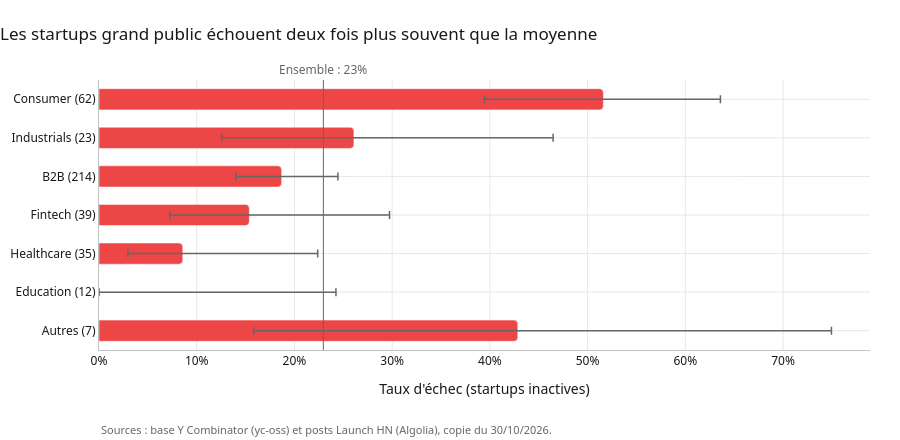

Here is the notebook cell this chart was saved with:
### Markdown cell above
Le statut, dont dépend l'échec, ne manque jamais, aucune startup n'apparaît deux fois et toutes les
promotions sont reconnues. Les seuls trous concernent la taille d'équipe (3 % des startups, qui ne
peuvent alors être classées en croissance que par leur stade) et la région (1 %, regroupées en
« Non renseigné »).

### 2.3 Taux d'échec par secteur et par région

Chaque barre donne la part de startups inactives et son intervalle de confiance à 95 % (Wilson) ;
l'effectif est entre parenthèses, et les secteurs de moins de 10 startups sont regroupés en
« Autres ».

### Code cell
taux_secteur = analyse.taux_echec(etude, "secteur")
graphiques.barres_taux(
    taux_secteur, "Les startups grand public échouent deux fois plus souvent que la moyenne"
)

### Figure 1 — Plotly figure (JSON) as saved in the notebook; plotly's stock layout.template omitted (floating-point values rounded to 4 significant figures)
{"data": [{"customdata": [[32.0, 62.0, 0.3945, 0.6359], [6.0, 23.0, 0.1255, 0.4647], [40.0, 214.0, 0.1404, 0.2445], [6.0, 39.0, 0.07247, 0.2973], [3.0, 35.0, 0.02958, 0.2238], [0.0, 12.0, 0.0, 0.2425], [3.0, 7.0, 0.1582, 0.7495]], "error_x": {"array": [0.1198, 0.2038, 0.05758, 0.1434, 0.1381, 0.2425, 0.321], "arrayminus": [0.1217, 0.1354, 0.04654, 0.08137, 0.05613, 0.0, 0.2704], "color": "#666666", "thickness": 1.5, "width": 4}, "hovertemplate": "%{y} : %{x:.0%} d'échecs (%{customdata[0]} sur %{customdata[1]})<br>Intervalle à 95 % : %{customdata[2]:.0%} à %{customdata[3]:.0%}<extra></extra>", "legendgroup": "", "marker": {"color": "#ec4647", "pattern": {"shape": ""}}, "name": "", "orientation": "h", "showlegend": false, "textposition": "auto", "type": "bar", "x": [0.5161, 0.2609, 0.1869, 0.1538, 0.08571, 0.0, 0.4286], "xaxis": "x", "y": ["Consumer (62)", "Industrials (23)", "B2B (214)", "Fintech (39)", "Healthcare (35)", "Education (12)", "Autres (7)"], "yaxis": "y"}], "layout": {"annotations": [{"font": {"color": "#666666"}, "showarrow": false, "text": "Ensemble : 23%", "x": 0.2296, "xanchor": "center", "xref": "x", "y": 1, "yanchor": "bottom", "yref": "y domain"}, {"font": {"color": "#666666", "size": 11}, "showarrow": false, "text": "Sources : base Y Combinator (yc-oss) et posts Launch HN (Algolia), copie du 30/10/2026.", "x": 0, "xanchor": "left", "xref": "paper", "y": 0, "yanchor": "top", "yref": "paper", "yshift": -70}], "barcornerradius": 4, "bargap": 0.45, "barmode": "relative", "font": {"color": "#191919", "family": "system-ui, -apple-system, Segoe UI, sans-serif"}, "height": 440, "hoverlabel": {"bgcolor": "white"}, "legend": {"tracegroupgap": 0}, "margin": {"b": 90, "l": 10, "r": 30, "t": 80}, "shapes": [{"line": {"color": "#666666", "width": 1}, "type": "line", "x0": 0.2296, "x1": 0.2296, "xref": "x", "y0": 0, "y1": 1, "yref": "y domain"}], "title": {"text": "Les startups grand public échouent deux fois plus souvent que la moyenne", "x": 0, "xanchor": "left"}, "xaxis": {"anchor": "y", "domain": [0.0, 1.0], "gridcolor": "#e7e7e7", "linecolor": "#c2c2c2", "rangemode": "tozero", "tickformat": ".0%", "title": {"text": "Taux d'échec (startups inactives)"}, "zeroline": false}, "yaxis": {"anchor": "x", "categoryarray": ["Autres (7)", "Education (12)", "Healthcare (35)", "Fintech (39)", "B2B (214)", "Industrials (23)", "Consumer (62)"], "categoryorder": "array", "domain": [0.0, 1.0], "gridcolor": "#e7e7e7", "linecolor": "#c2c2c2", "title": {}, "zeroline": false}}}
